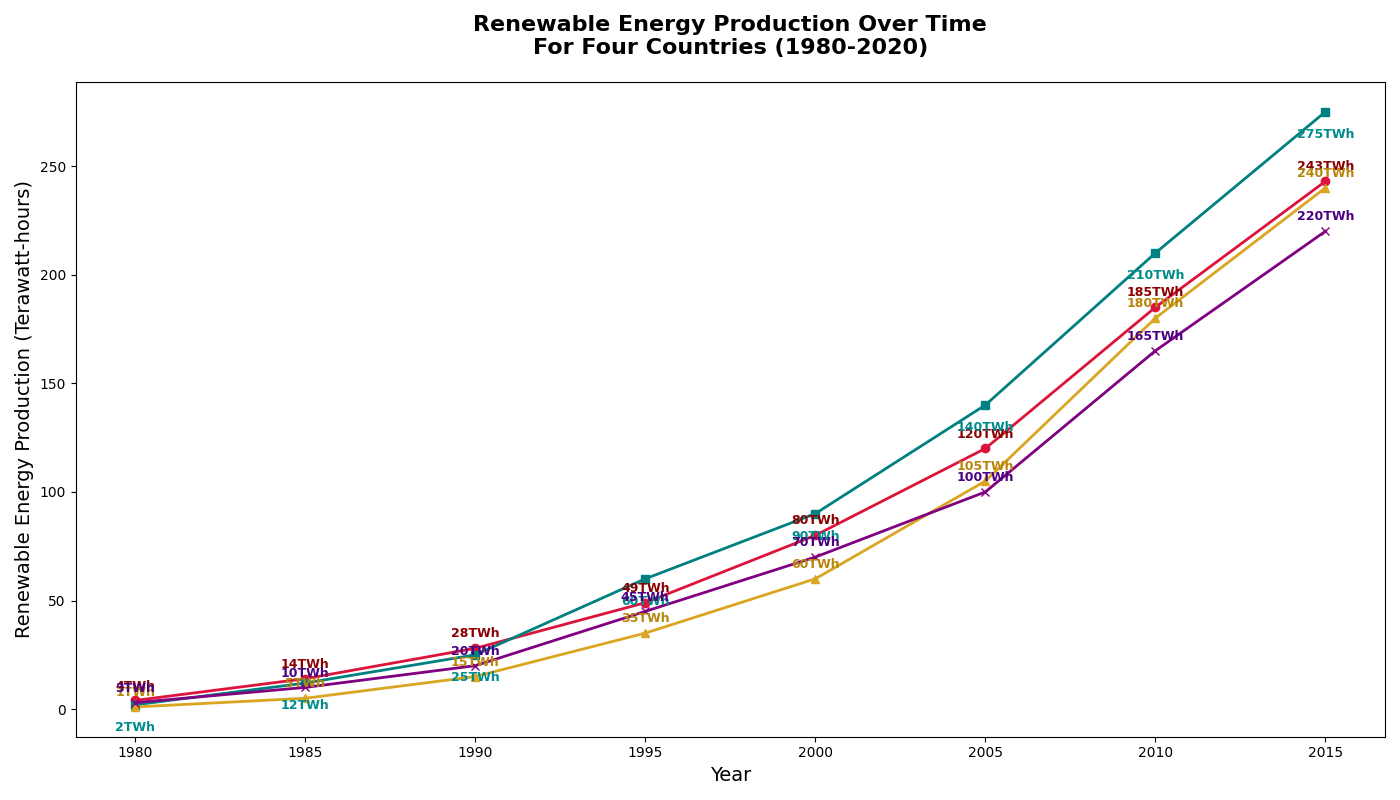

Source code (Python):
import matplotlib.pyplot as plt
import numpy as np

years = np.array(range(1980, 2020, 5))
country_a_production = np.array([4, 14, 28, 49, 80, 120, 185, 243])
country_b_production = np.array([2, 12, 25, 60, 90, 140, 210, 275])
country_c_production = np.array([1, 5, 15, 35, 60, 105, 180, 240])
country_d_production = np.array([3, 10, 20, 45, 70, 100, 165, 220]) # Data for new Country D

fig, ax = plt.subplots(figsize=(14, 8))

ax.plot(years, country_a_production, marker='o', linestyle='-', linewidth=2, color='crimson')
ax.plot(years, country_b_production, marker='s', linestyle='-', linewidth=2, color='teal')
ax.plot(years, country_c_production, marker='^', linestyle='-', linewidth=2, color='goldenrod')
ax.plot(years, country_d_production, marker='x', linestyle='-', linewidth=2, color='purple') # Plotting Country D

for i, (a, b, c, d) in enumerate(zip(country_a_production, country_b_production, country_c_production, country_d_production)):
    ax.text(years[i], a + 5, f'{a}TWh', ha='center', fontsize=9, color='darkred', fontweight='bold')
    ax.text(years[i], b - 12, f'{b}TWh', ha='center', fontsize=9, color='darkcyan', fontweight='bold')
    ax.text(years[i], c + 5, f'{c}TWh', ha='center', fontsize=9, color='darkgoldenrod', fontweight='bold')
    ax.text(years[i], d + 5, f'{d}TWh', ha='center', fontsize=9, color='indigo', fontweight='bold') # Annotating Country D

plt.title("Renewable Energy Production Over Time\nFor Four Countries (1980-2020)", fontsize=16, fontweight='bold', pad=20)
ax.set_xlabel("Year", fontsize=14)
ax.set_ylabel("Renewable Energy Production (Terawatt-hours)", fontsize=14)

plt.tight_layout()
plt.show()
